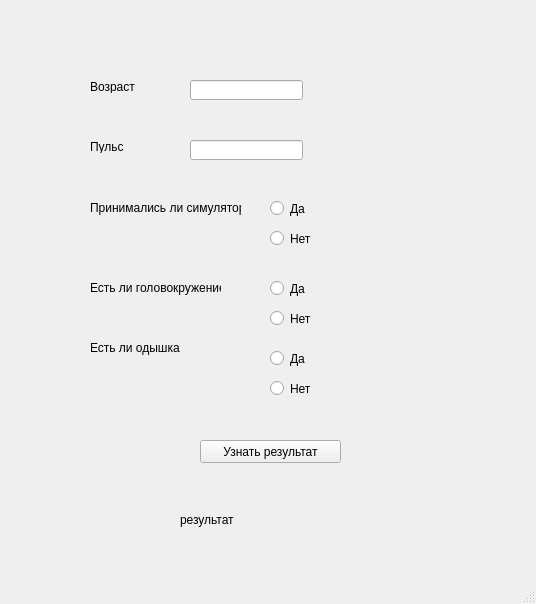
<?xml version="1.0" encoding="UTF-8"?>
<ui version="4.0">
 <class>MainWindow</class>
 <widget class="QMainWindow" name="MainWindow">
  <property name="geometry">
   <rect>
    <x>0</x>
    <y>0</y>
    <width>536</width>
    <height>604</height>
   </rect>
  </property>
  <property name="windowTitle">
   <string>MainWindow</string>
  </property>
  <widget class="QWidget" name="centralwidget">
   <widget class="QLabel" name="label">
    <property name="geometry">
     <rect>
      <x>90</x>
      <y>80</y>
      <width>47</width>
      <height>13</height>
     </rect>
    </property>
    <property name="text">
     <string>Возраст</string>
    </property>
   </widget>
   <widget class="QLabel" name="label_2">
    <property name="geometry">
     <rect>
      <x>90</x>
      <y>140</y>
      <width>47</width>
      <height>13</height>
     </rect>
    </property>
    <property name="text">
     <string>Пульс</string>
    </property>
   </widget>
   <widget class="QLabel" name="label_3">
    <property name="geometry">
     <rect>
      <x>90</x>
      <y>200</y>
      <width>151</width>
      <height>16</height>
     </rect>
    </property>
    <property name="text">
     <string>Принимались ли симуляторы</string>
    </property>
   </widget>
   <widget class="QLabel" name="label_4">
    <property name="geometry">
     <rect>
      <x>90</x>
      <y>280</y>
      <width>131</width>
      <height>16</height>
     </rect>
    </property>
    <property name="text">
     <string>Есть ли головокружение</string>
    </property>
   </widget>
   <widget class="QLabel" name="label_5">
    <property name="geometry">
     <rect>
      <x>90</x>
      <y>340</y>
      <width>121</width>
      <height>16</height>
     </rect>
    </property>
    <property name="text">
     <string>Есть ли одышка</string>
    </property>
   </widget>
   <widget class="QRadioButton" name="radioButton">
    <property name="geometry">
     <rect>
      <x>270</x>
      <y>200</y>
      <width>82</width>
      <height>17</height>
     </rect>
    </property>
    <property name="text">
     <string>Да</string>
    </property>
    <attribute name="buttonGroup">
     <string notr="true">Simulator</string>
    </attribute>
   </widget>
   <widget class="QRadioButton" name="radioButton_2">
    <property name="geometry">
     <rect>
      <x>270</x>
      <y>230</y>
      <width>82</width>
      <height>17</height>
     </rect>
    </property>
    <property name="text">
     <string>Нет</string>
    </property>
    <attribute name="buttonGroup">
     <string notr="true">Simulator</string>
    </attribute>
   </widget>
   <widget class="QRadioButton" name="radioButton_3">
    <property name="geometry">
     <rect>
      <x>270</x>
      <y>280</y>
      <width>82</width>
      <height>17</height>
     </rect>
    </property>
    <property name="text">
     <string>Да</string>
    </property>
    <attribute name="buttonGroup">
     <string notr="true">Head</string>
    </attribute>
   </widget>
   <widget class="QRadioButton" name="radioButton_4">
    <property name="geometry">
     <rect>
      <x>270</x>
      <y>310</y>
      <width>82</width>
      <height>17</height>
     </rect>
    </property>
    <property name="text">
     <string>Нет</string>
    </property>
    <attribute name="buttonGroup">
     <string notr="true">Head</string>
    </attribute>
   </widget>
   <widget class="QRadioButton" name="radioButton_5">
    <property name="geometry">
     <rect>
      <x>270</x>
      <y>350</y>
      <width>82</width>
      <height>17</height>
     </rect>
    </property>
    <property name="text">
     <string>Да</string>
    </property>
    <attribute name="buttonGroup">
     <string notr="true">buttonGroup</string>
    </attribute>
   </widget>
   <widget class="QRadioButton" name="radioButton_6">
    <property name="geometry">
     <rect>
      <x>270</x>
      <y>380</y>
      <width>82</width>
      <height>17</height>
     </rect>
    </property>
    <property name="text">
     <string>Нет</string>
    </property>
    <attribute name="buttonGroup">
     <string notr="true">buttonGroup</string>
    </attribute>
   </widget>
   <widget class="QLineEdit" name="lineEdit">
    <property name="geometry">
     <rect>
      <x>190</x>
      <y>140</y>
      <width>113</width>
      <height>20</height>
     </rect>
    </property>
   </widget>
   <widget class="QLineEdit" name="lineEdit_2">
    <property name="geometry">
     <rect>
      <x>190</x>
      <y>80</y>
      <width>113</width>
      <height>20</height>
     </rect>
    </property>
   </widget>
   <widget class="QPushButton" name="pushButton">
    <property name="geometry">
     <rect>
      <x>200</x>
      <y>440</y>
      <width>141</width>
      <height>23</height>
     </rect>
    </property>
    <property name="text">
     <string>Узнать результат</string>
    </property>
   </widget>
   <widget class="QLabel" name="label_6">
    <property name="geometry">
     <rect>
      <x>180</x>
      <y>510</y>
      <width>191</width>
      <height>20</height>
     </rect>
    </property>
    <property name="text">
     <string>результат</string>
    </property>
   </widget>
  </widget>
  <widget class="QMenuBar" name="menubar">
   <property name="geometry">
    <rect>
     <x>0</x>
     <y>0</y>
     <width>536</width>
     <height>21</height>
    </rect>
   </property>
  </widget>
  <widget class="QStatusBar" name="statusbar"/>
 </widget>
 <resources/>
 <connections/>
 <buttongroups>
  <buttongroup name="Simulator"/>
  <buttongroup name="Head"/>
  <buttongroup name="buttonGroup"/>
 </buttongroups>
</ui>
